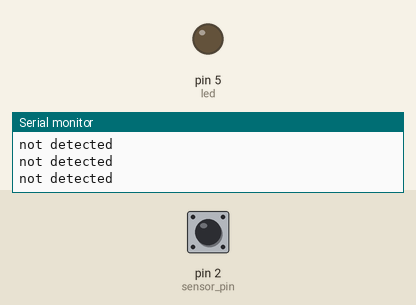
A sketch run on a simulated Arduino Uno, built with avr-gcc and run on an emulated ATmega328P. On the bench: output pins drawn as LEDs (lit = HIGH), the last lines printed to the serial monitor. Inputs (shaded band) come from the test bench; at power-on: pin 2 (sensor_pin) LOW.

Above: at 1.2 s.
1.3 s: pin 2 (sensor_pin) driven HIGH
At 2.5 s:
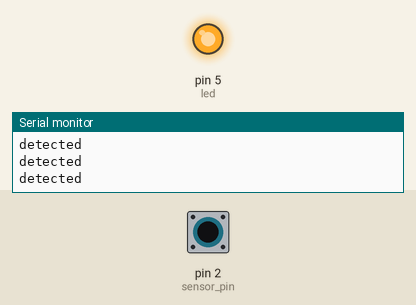
2.8 s: pin 2 (sensor_pin) driven LOW
5.8 s: pin 2 (sensor_pin) pulsed HIGH 2 times (0.12 s each, 0.3 s apart)
9.4 s: pin 2 (sensor_pin) pulsed HIGH 5 times (0.12 s each, 0.3 s apart)
Timing chart, 0 to 12.4 s (numbered marks = the images above; inputs shaded):
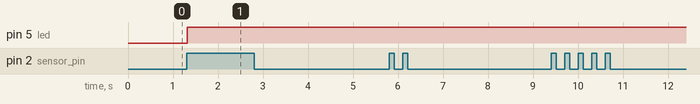

The sketch:

rf_doppler_test.ino
```cpp
#define sensor_pin 2

#define led 5
int state;
void setup() {
  // put your setup code here, to run once:
  Serial.begin(9600);
  pinMode(sensor_pin,INPUT);
  pinMode(led,OUTPUT);
  digitalWrite(led,LOW);
}

void loop() {
  state=digitalRead(sensor_pin);
  if(state==HIGH)
  {
    Serial.println("detected");
    digitalWrite(led,HIGH);
  }

  else
  Serial.println("not detected");

}
```

Measured:
- after the input at 1.3 s, pin 5 (led): LOW → HIGH at once
